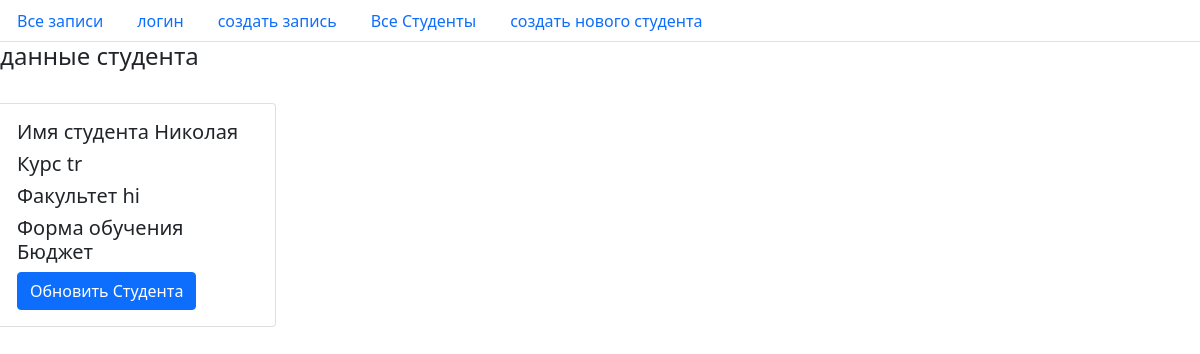
The page /guides_phones/students/1 on the database its author committed.
### guides_phones/models.py (models this page shows, shortened)
class Students(models.Model):
    class Course(models.TextChoices):
        первый = 'fi'
        второй = 'sc'
        третий = 'tr'
        четвертый = 'fo'
        пятый = 'fv'
    class Facultet(models.TextChoices):
        математика = 'ma'
        литература = 'li'
        история = 'hi'
        философия = 'ph'
        лингвистика = 'la'
    user = models.OneToOneField(UsersPhone, verbose_name='студент', on_delete=models.PROTECT, related_name='student_name')
    corse = models.CharField(max_length=2, null=False, blank=False, choices=Course.choices, default='fi', verbose_name='курс студента')
    facultet = models.CharField(max_length=2, null=False, blank=False, choices=Facultet.choices, default='fi', verbose_name='факультет')
    budjet = models.BooleanField(default=False, verbose_name='бюджетник?')
    class Meta:
        verbose_name = 'студент'
        verbose_name_plural = 'список студентов'

class UsersPhone(models.Model):
    user_name = models.CharField(max_length=20, unique=True, verbose_name='Имя', help_text="введите Ваш ник")
    phone_number = PhoneNumberField(unique=True, null = False, verbose_name="номер", help_text="Такой формат +79611234567")
    email = models.EmailField(max_length=30, null = False, verbose_name = "адрес эл почты")
    class Meta:
        verbose_name = 'пользователь'
        verbose_name_plural = 'телефоны'
    def __str__(self):
        return self.user_name

### guides_phones/views.py (the view)
# urls.py: path('students/<int:pk>', StudentDetailView.as_view(), name='one_student'),
class StudentDetailView(DetailView):
    model = Students
    template_name = 'tel_giude/one_student.html'
    context_object_name = "student"

### guides_phones/templates/tel_giude/one_student.html (shortened to what this page needs)
{% extends  'lay.html' %}
{% load static %}
        {% block body %}
        <h4 class="title">данные студента</h4><br>
        <div class="row">
            <div class="card" style="width: 18rem;">
              <div class="card-body">
                <h5 class="card-title">Имя студента {{student.user}}</h5>
                <h5 class="card-title">Курс {{student.corse}}</h5>
                <h5 class="card-title">Факультет {{student.facultet}}</h5>
                <h5 class="card-title"> Форма обучения {% if student.budjet %} Бюджет {% else %} Платное обучение {% endif %}</h5>
                <a href="{% url 'student_update' student.pk %}" class="btn btn-primary">Обновить Студента</a>
              </div>
            </div>
        </div>
	  {% endblock %}

### rows shown on the page
Students: user "Николая", corse "tr", facultet "hi"
